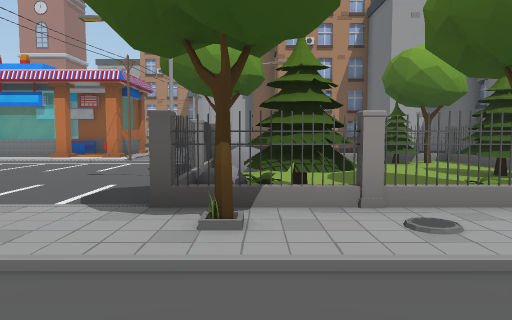
view 1 (above)

22 first-person views from a walk through a scene from a Unity 3-D project. The camera is 1.5 m above the floor, tilts 4° down and sees 70° across. The floor is counted in squares, 2 m on a side. Each view is taken from the middle of a square. On the plan, view 1 faces up. The plan holds only what a view shows up to about 11 squares ahead; the rest is blank. The place goes on beyond the plan. The player character is not drawn. Door leaves are left out, so doorways stand open. Some surface patterns are stand-ins.

view 2
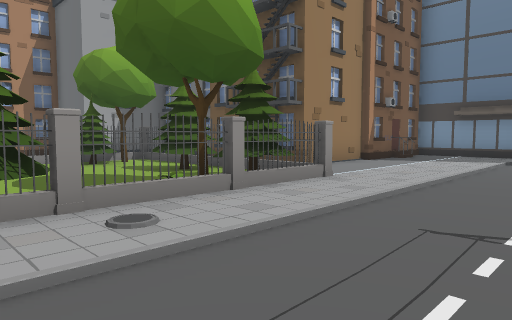

view 3
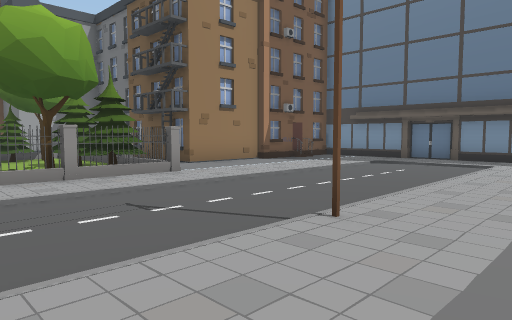

view 4
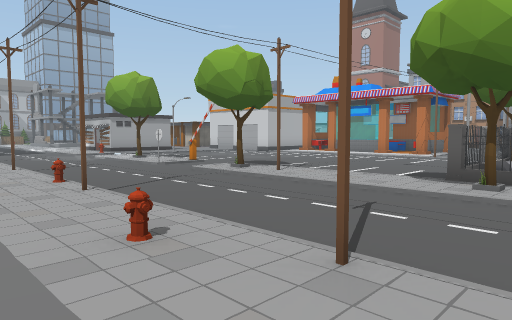

view 5
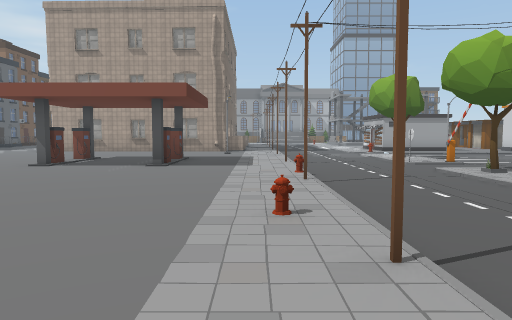

view 6
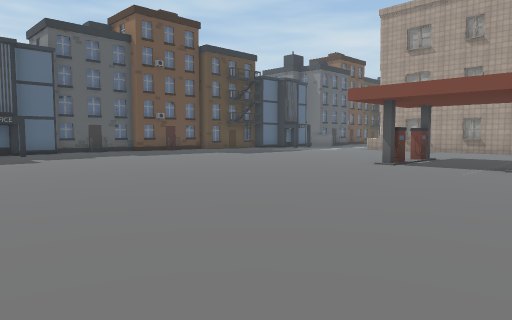

view 7
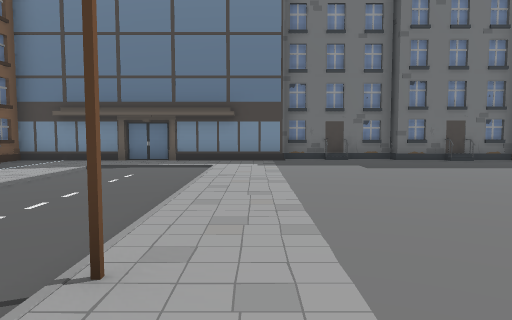

view 8
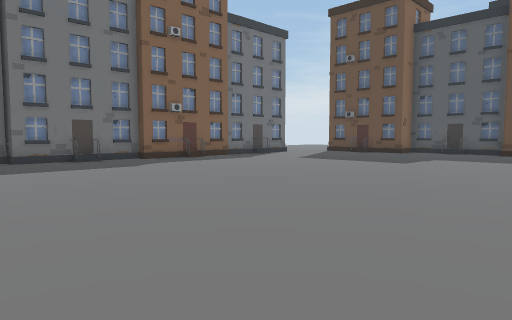

view 9
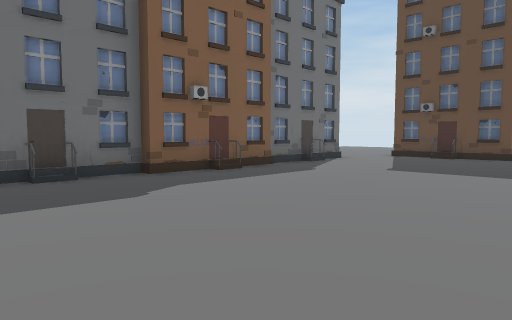

view 10
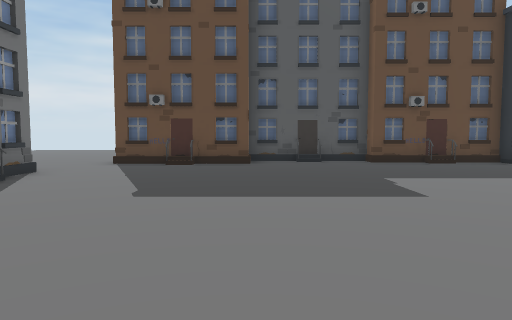

view 11
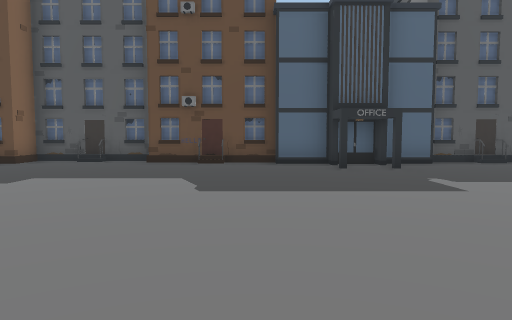

view 12
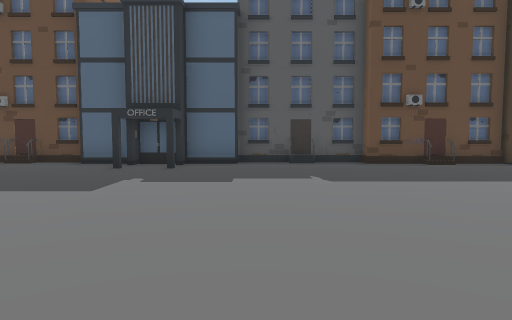

view 13
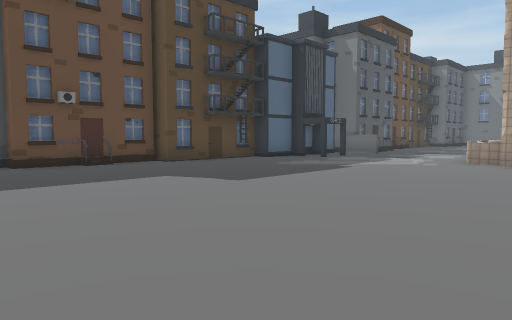

view 14
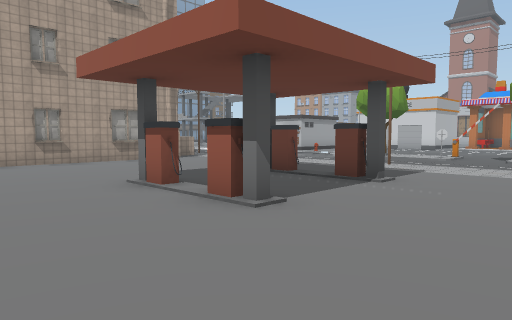

view 15
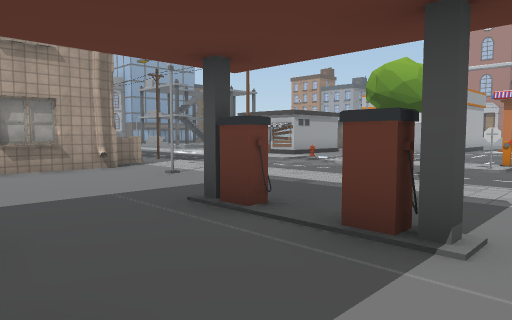

view 16
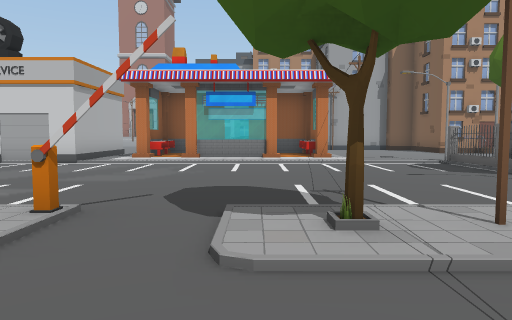

view 17
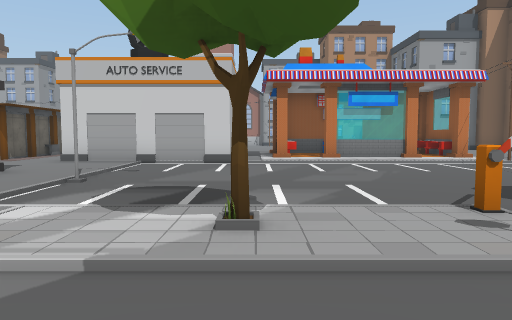

view 18
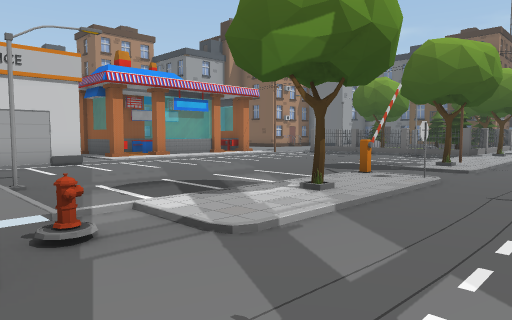

view 19
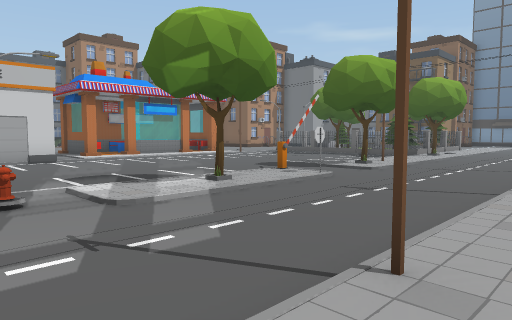

view 20
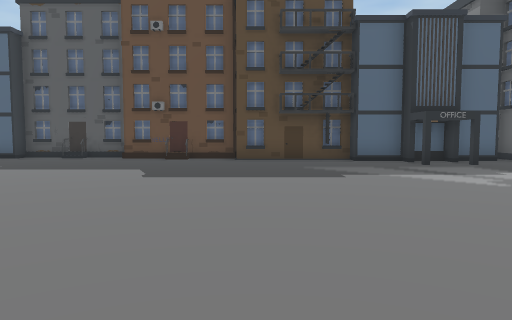

view 21
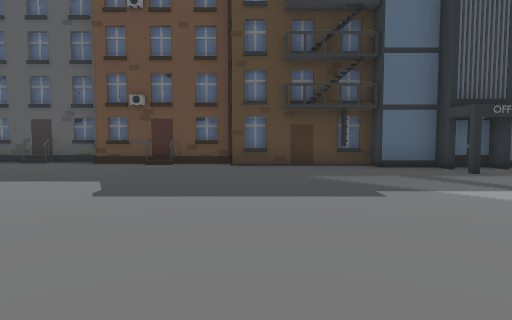

view 22
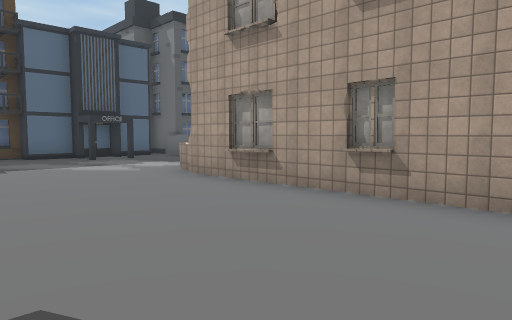

### Floor plan
Key: @ floor where view 1 was taken; # wall or solid block; . main floor; : floor 0.25 m higher than the main floor; / step, stairs or slope; = window, fence, low wall or low ledge; H house; F fence; T tree; R rock; P plant; S sign; Y hydrant; O other object.
Columns run from 14 left of view 1 to 13 right of it. Each row starts with its distance up from view 1.
 11    #.##==:#.:.       H
 10 ####.::::::#.F FFF   H
  9 ./...........F   TTF #
  8 ./...........    ..F H
  7 ./...........TR....F #
  6 .#...........F....TT #
  5 ./...........FR....T.#####H#
  4  /..O....O...FPTOTFF.......#
  3 .Y..T....T#...TO...........#
  2 /.//O/S./O////O///////////.H
  1 ........................./.#
  0 ..............@........../.#
 -1 //#///#//Y////#///#///////.#
 -2 .............Y.............#
 -3 ..#........................H
 -4 #....#.#......... .........H
 -5 #..........................H
 -6 ............................
 -7  ....#:#...................#
 -8 ................ ..........#
 -9 ...........................H
-10 ...........................#
-11 ..........................H#
-12 ...........................#
-13 ...........................#
-14 ...........................#
-15 ..........................H#
-16 #..........................H
-17 #............##.............
-18 ####H.H......##.........H...
-19    ########H####H##..H.###..
-20      #            ######  ..

Where each view was taken, in squares from view 1:
view 1: 0 up, 0 right, facing up
view 2: 0 up, 0 right, facing up-right
view 3: 3 down, 1 right, facing up-right
view 4: 3 down, 1 right, facing up-left
view 5: 2 down, 2 right, facing left
view 6: 3 down, 2 right, facing down-left
view 7: 2 down, 2 right, facing right
view 8: 4 down, 2 right, facing down-right
view 9: 6 down, 6 right, facing down-right
view 10: 9 down, 8 right, facing down
view 11: 9 down, 2 right, facing down
view 12: 9 down, 3 left, facing down
view 13: 9 down, 4 left, facing down-left
view 14: 10 down, 4 left, facing up-left
view 15: 7 down, 6 left, facing up-left
view 16: 0 up, 6 left, facing up
view 17: 0 up, 10 left, facing up
view 18: 0 up, 14 left, facing up-right
view 19: 2 down, 14 left, facing up-right
view 20: 7 down, 10 left, facing down
view 21: 9 down, 10 left, facing down
view 22: 5 down, 10 left, facing down-left
